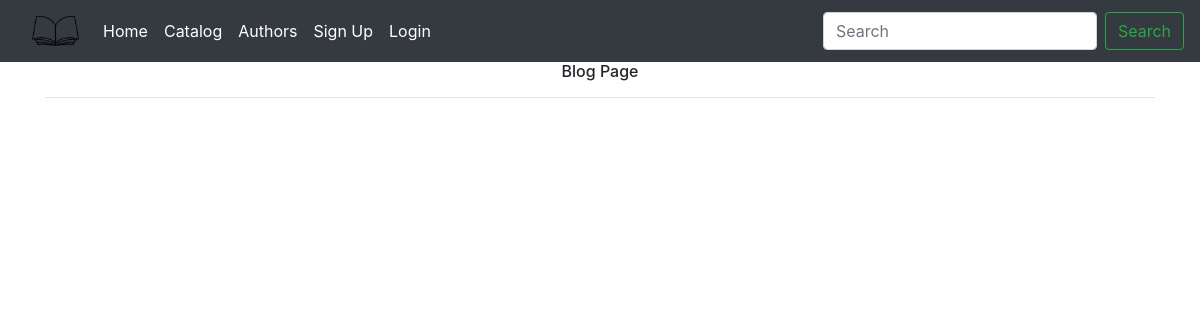
The page /blog/ on the database as committed earlier.
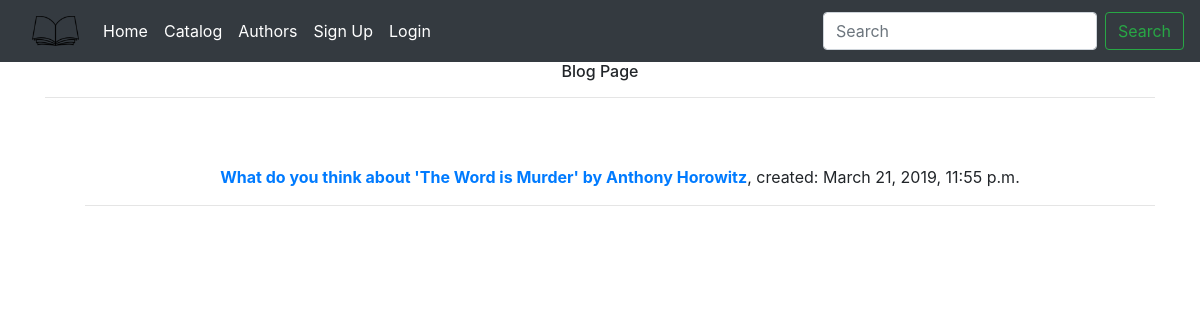
The same page on the database as committed later.
### blog/models.py (models this page shows, shortened)
class Post(models.Model):
    author = models.ForeignKey(User)
    title = models.CharField(max_length=255, blank=False, null=False)
    content = models.TextField()
    date_created = models.DateTimeField(auto_now_add=True)
    category = models.ManyToManyField(Category, default=None)
    tags = models.ManyToManyField('Tag')
    class Meta:
        ordering = ['-date_created']
        unique_together = ['user', 'message']

### blog/views.py (the view)
# urls.py: path('', views.PostHomeView.as_view(), name='blog-home'),
class PostHomeView(generic.ListView):
    model = Post
    context_object_name = 'blog_posts'
    paginate_by = 5
    """def get_queryset(self):"""

### blog/templates/blog/post_list.html
{% extends "base.html" %}
{% block content %}
  <h6 style="text-align: center;">Blog Page</h6><hr>
  {% for post in blog_posts %}
  <div class="postContent">
    <ul>
   <p><strong><a href="{% url 'blog:blog-detail' post.pk %}">{{post.title}}</a></strong>,
    created: {{post.date_created}}</p><hr>
    </ul>
  </div>
  {% endfor %}
{% endblock %}

Rows that differ between the two databases and show on the page:
added Post: title "What do you think about 'The Word is Murder' by Anthony Horowitz", date_created "March 21, 2019, 11:55 p.m."
